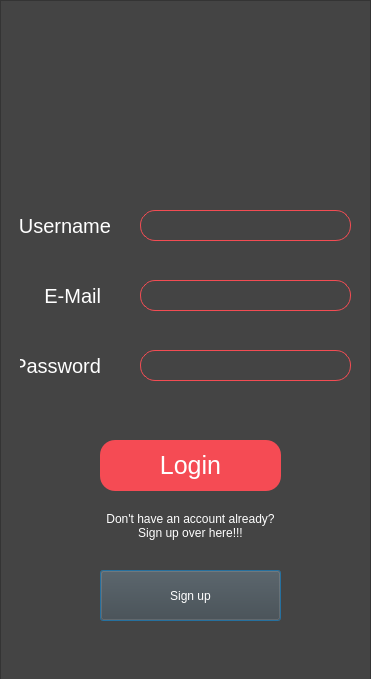
<?xml version="1.0" encoding="UTF-8"?>
<ui version="4.0">
 <class>Dialog</class>
 <widget class="QDialog" name="Dialog">
  <property name="geometry">
   <rect>
    <x>0</x>
    <y>0</y>
    <width>371</width>
    <height>679</height>
   </rect>
  </property>
  <property name="minimumSize">
   <size>
    <width>371</width>
    <height>679</height>
   </size>
  </property>
  <property name="maximumSize">
   <size>
    <width>371</width>
    <height>679</height>
   </size>
  </property>
  <property name="windowTitle">
   <string>Login</string>
  </property>
  <property name="windowIcon">
   <iconset>
    <normalon>Resources/Icons/Logo.png</normalon>
   </iconset>
  </property>
  <widget class="QFrame" name="frame">
   <property name="geometry">
    <rect>
     <x>0</x>
     <y>0</y>
     <width>371</width>
     <height>681</height>
    </rect>
   </property>
   <property name="styleSheet">
    <string notr="true">background: #444;
color: white;</string>
   </property>
   <property name="frameShape">
    <enum>QFrame::StyledPanel</enum>
   </property>
   <property name="frameShadow">
    <enum>QFrame::Raised</enum>
   </property>
   <widget class="QLabel" name="lbl_Depot">
    <property name="geometry">
     <rect>
      <x>50</x>
      <y>30</y>
      <width>251</width>
      <height>91</height>
     </rect>
    </property>
    <property name="layoutDirection">
     <enum>Qt::LeftToRight</enum>
    </property>
    <property name="styleSheet">
     <string notr="true">font-family: Calibri Light;
font-size: 50px;
font-weight: bold;</string>
    </property>
    <property name="text">
     <string/>
    </property>
    <property name="pixmap">
     <pixmap>Resources/Icons/depot.png</pixmap>
    </property>
    <property name="alignment">
     <set>Qt::AlignCenter</set>
    </property>
   </widget>
   <widget class="QLabel" name="lbl_Username">
    <property name="geometry">
     <rect>
      <x>20</x>
      <y>210</y>
      <width>91</width>
      <height>31</height>
     </rect>
    </property>
    <property name="styleSheet">
     <string notr="true">color: white;
font-size: 20px;</string>
    </property>
    <property name="text">
     <string>Username</string>
    </property>
    <property name="alignment">
     <set>Qt::AlignRight|Qt::AlignTrailing|Qt::AlignVCenter</set>
    </property>
   </widget>
   <widget class="QLineEdit" name="txt_Pass">
    <property name="geometry">
     <rect>
      <x>140</x>
      <y>350</y>
      <width>211</width>
      <height>31</height>
     </rect>
    </property>
    <property name="focusPolicy">
     <enum>Qt::NoFocus</enum>
    </property>
    <property name="styleSheet">
     <string notr="true">border: 1px solid rgb(243, 76, 83);
border-radius: 15px;
padding-left: 10px;
padding-bottom: 1px;
color: white;
font-size: 20px;</string>
    </property>
    <property name="clearButtonEnabled">
     <bool>true</bool>
    </property>
   </widget>
   <widget class="QLineEdit" name="txt_Username">
    <property name="geometry">
     <rect>
      <x>140</x>
      <y>210</y>
      <width>211</width>
      <height>31</height>
     </rect>
    </property>
    <property name="mouseTracking">
     <bool>true</bool>
    </property>
    <property name="styleSheet">
     <string notr="true">border: 1px solid rgb(243, 76, 83);
border-radius: 15px;
padding-left: 10px;
padding-bottom: 1px;
color: white;
font-size: 20px;</string>
    </property>
    <property name="clearButtonEnabled">
     <bool>true</bool>
    </property>
   </widget>
   <widget class="QLineEdit" name="txt_Email">
    <property name="geometry">
     <rect>
      <x>140</x>
      <y>280</y>
      <width>211</width>
      <height>31</height>
     </rect>
    </property>
    <property name="focusPolicy">
     <enum>Qt::NoFocus</enum>
    </property>
    <property name="styleSheet">
     <string notr="true">border: 1px solid rgb(243, 76, 83);
border-radius: 15px;
padding-left: 10px;
padding-bottom: 1px;
color: white;
font-size: 20px;</string>
    </property>
    <property name="clearButtonEnabled">
     <bool>true</bool>
    </property>
   </widget>
   <widget class="QLabel" name="lbl_Pass">
    <property name="geometry">
     <rect>
      <x>20</x>
      <y>350</y>
      <width>81</width>
      <height>31</height>
     </rect>
    </property>
    <property name="styleSheet">
     <string notr="true">color: white;
font-size: 20px;</string>
    </property>
    <property name="text">
     <string>Password</string>
    </property>
    <property name="alignment">
     <set>Qt::AlignRight|Qt::AlignTrailing|Qt::AlignVCenter</set>
    </property>
   </widget>
   <widget class="QLabel" name="lbl_Email">
    <property name="geometry">
     <rect>
      <x>40</x>
      <y>280</y>
      <width>61</width>
      <height>31</height>
     </rect>
    </property>
    <property name="styleSheet">
     <string notr="true">color: white;
font-size: 20px;</string>
    </property>
    <property name="text">
     <string>E-Mail</string>
    </property>
    <property name="alignment">
     <set>Qt::AlignRight|Qt::AlignTrailing|Qt::AlignVCenter</set>
    </property>
   </widget>
   <widget class="QLabel" name="lbl_Alt">
    <property name="geometry">
     <rect>
      <x>100</x>
      <y>500</y>
      <width>181</width>
      <height>51</height>
     </rect>
    </property>
    <property name="text">
     <string>Don't have an account already?
Sign up over here!!!</string>
    </property>
    <property name="alignment">
     <set>Qt::AlignCenter</set>
    </property>
   </widget>
   <widget class="QPushButton" name="btn_Signup">
    <property name="geometry">
     <rect>
      <x>100</x>
      <y>570</y>
      <width>181</width>
      <height>51</height>
     </rect>
    </property>
    <property name="styleSheet">
     <string notr="true">border: none;
border-radius: 15px;
background: #222;
color: white;
font-size: 25px;
QPushButton::hover
{
	background-color : lightgreen;
}
</string>
    </property>
    <property name="text">
     <string>Sign up</string>
    </property>
   </widget>
   <widget class="QPushButton" name="btn_Login">
    <property name="geometry">
     <rect>
      <x>100</x>
      <y>440</y>
      <width>181</width>
      <height>51</height>
     </rect>
    </property>
    <property name="styleSheet">
     <string notr="true">background: rgb(245, 75, 84);
border-radius: 15px;
font-size: 25px;
</string>
    </property>
    <property name="text">
     <string>Login</string>
    </property>
   </widget>
  </widget>
 </widget>
 <resources/>
 <connections>
  <connection>
   <sender>txt_Email</sender>
   <signal>returnPressed()</signal>
   <receiver>txt_Pass</receiver>
   <slot>setFocus()</slot>
   <hints>
    <hint type="sourcelabel">
     <x>231</x>
     <y>324</y>
    </hint>
    <hint type="destinationlabel">
     <x>255</x>
     <y>408</y>
    </hint>
   </hints>
  </connection>
  <connection>
   <sender>txt_Username</sender>
   <signal>returnPressed()</signal>
   <receiver>txt_Email</receiver>
   <slot>setFocus()</slot>
   <hints>
    <hint type="sourcelabel">
     <x>235</x>
     <y>241</y>
    </hint>
    <hint type="destinationlabel">
     <x>185</x>
     <y>325</y>
    </hint>
   </hints>
  </connection>
  <connection>
   <sender>txt_Pass</sender>
   <signal>returnPressed()</signal>
   <receiver>btn_Login</receiver>
   <slot>setFocus()</slot>
   <hints>
    <hint type="sourcelabel">
     <x>205</x>
     <y>426</y>
    </hint>
    <hint type="destinationlabel">
     <x>209</x>
     <y>518</y>
    </hint>
   </hints>
  </connection>
 </connections>
</ui>
